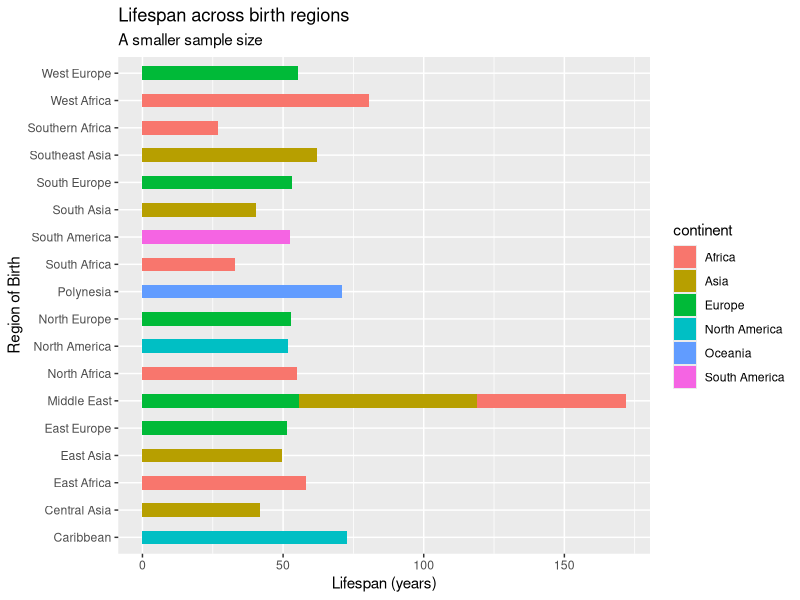

Generate this figure with R:
library(tidyverse)
library(ggthemes)

royals_countries = read_csv("country_royals.csv")
filtered_count <- royals_countries|>
  rename('title_label' = 'ontology/title', 
         'birthYear' = 'ontology/birthYear', 'deathYear' = 'ontology/deathYear')|>
  filter(deathYear > birthYear)|>
  mutate(lifespan = deathYear - birthYear )|>
  filter(lifespan < 700)|>
  filter(!is.na(birthCountry))

region_mapping = read_csv("region_mapping.csv")

filtered_count <- left_join(filtered_count, region_mapping, by="birthCountry")

royals_country <- ggplot(data = filtered_count)+
  aes(x = region, y = lifespan, fill = continent
      )+
  geom_bar(stat = "summary",
           fun = "mean",
           width = 0.5)+
  theme(text = element_text(family = 'sans'))+
  labs(title = "Lifespan across birth regions",
       subtitle = "A smaller sample size")+
  xlab("Region of Birth")+
  ylab("Lifespan (years)")+
  coord_flip()

print(royals_country)

  
  